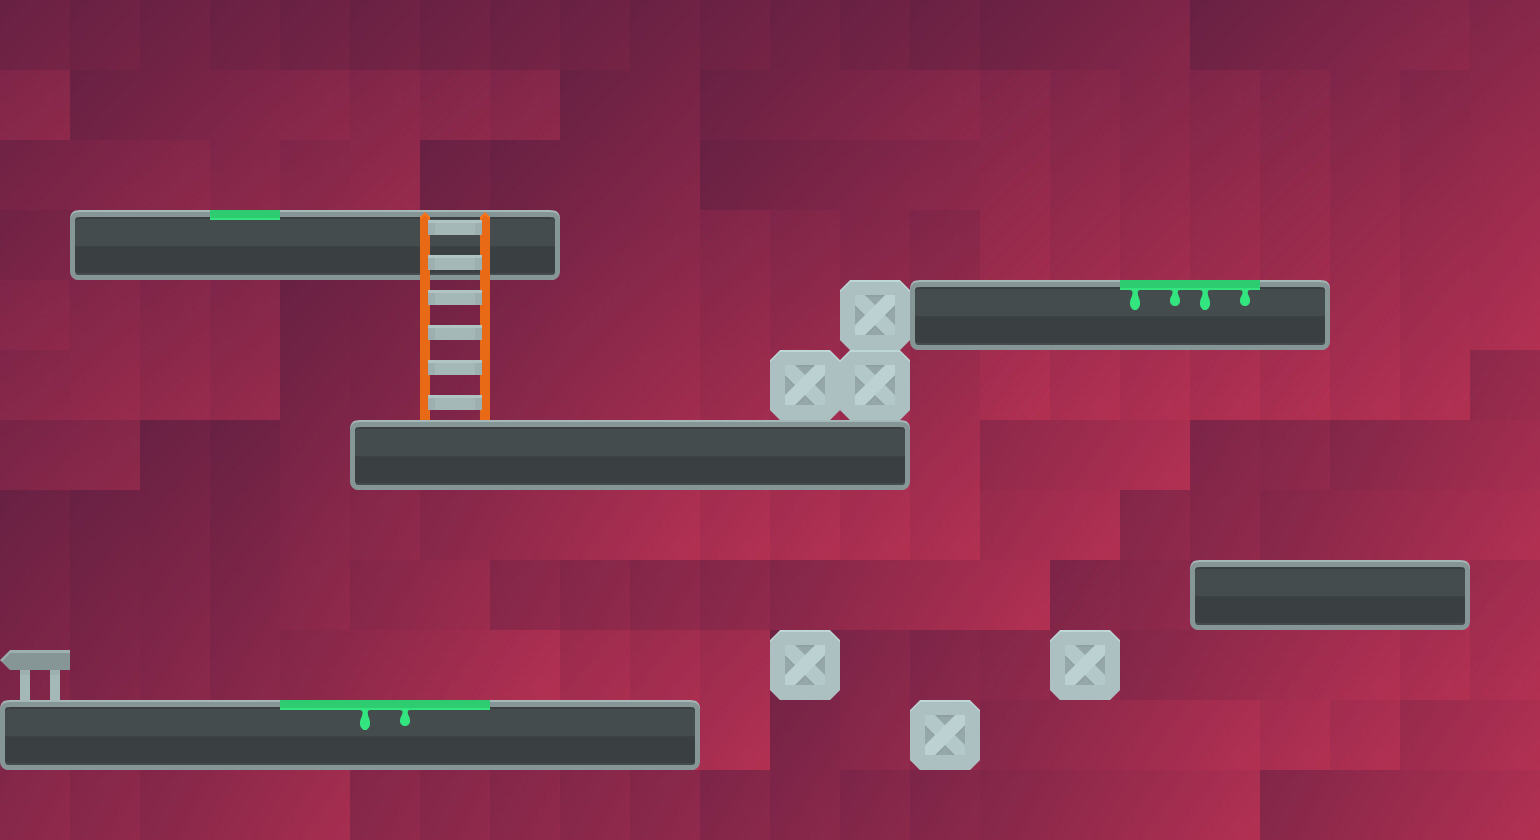

The image is a tile-based game level rendered from a .tmx file. Its description and source (layers, tilesets, objects; grid data summarised) follow:
An orthogonal 22x12 tile map with 70x70 px tiles, 3 tile layers (Background, Platform, design), 2 tilesets and 20 objects (3x enemy, player, end).

<map version="1.8" tiledversion="1.8.4" orientation="orthogonal" renderorder="right-down" width="22" height="12" tilewidth="70" tileheight="70" infinite="0" nextlayerid="5" nextobjectid="25">
 <tileset firstgid="1" source="../map6/PlatformTiles.tsx" />
 <tileset firstgid="113" source="Background.tsx" />
 <objectgroup id="2" name="objects">
  <object id="1" x="70" y="0">
   <polygon points="0,0 0,560 -70,560 -70,0" />
  </object>
  <object id="2" x="70" y="0">
   <polygon points="0,0 1470,0 1470,70 0,70" />
  </object>
  <object id="3" x="1470" y="70">
   <polygon points="0,0 70,0 70,770 0,770" />
  </object>
  <object id="4" x="1470" y="770">
   <polygon points="0,0 -1470,0 -1470,70 0,70" />
  </object>
  <object id="6" x="910" y="280">
   <polygon points="0,0 420,0 420,70 0,70" />
  </object>
  <object id="7" x="350" y="420">
   <polygon points="0,0 560,0 560,70 0,70" />
  </object>
  <object id="8" x="1190" y="560">
   <polygon points="0,0 280,0 280,70 0,70" />
  </object>
  <object id="9" x="0" y="700">
   <polygon points="0,0 700,0 700,70 0,70" />
  </object>
  <object id="10" x="770" y="630">
   <polygon points="0,0 0,70 70,70 70,0" />
  </object>
  <object id="11" x="910" y="700">
   <polygon points="0,0 70,0 70,70 0,70" />
  </object>
  <object id="12" x="1050" y="630">
   <polygon points="0,0 0,70 70,70 70,0" />
  </object>
  <object id="13" x="770" y="420">
   <polygon points="0,0 0,-70 140,-70 140,0" />
  </object>
  <object id="14" x="840" y="280">
   <polygon points="0,0 70,0 70,70 0,70" />
  </object>
  <object id="15" name="player" x="138.66" y="134.258" width="74.8325" height="72.6316" />
  <object id="17" name="enemy" x="630" y="350" width="65.5024" height="68.1818" />
  <object id="18" name="enemy" x="1050" y="210" width="70" height="70" />
  <object id="20" name="enemy" x="420" y="630" width="70.8134" height="69.9043" />
  <object id="21" name="end" x="0" y="630" width="70" height="70" />
  <object id="22" x="70" y="210">
   <polygon points="0,0 0,70 350,70 350,0" />
  </object>
  <object id="23" x="490" y="210">
   <polygon points="0,0 0,70 70,70 70,0" />
  </object>
 </objectgroup>
 <layer id="4" name="Background" width="22" height="12">
  <data>[264 cells, 264 non-empty, 20 distinct tile ids]</data>
 </layer>
 <layer id="1" name="Platform" width="22" height="12">
  <data>[264 cells, 41 non-empty, 4 distinct tile ids]</data>
 </layer>
 <layer id="3" name="design" width="22" height="12">
  <data>[264 cells, 10 non-empty, 5 distinct tile ids]</data>
 </layer>
</map>
